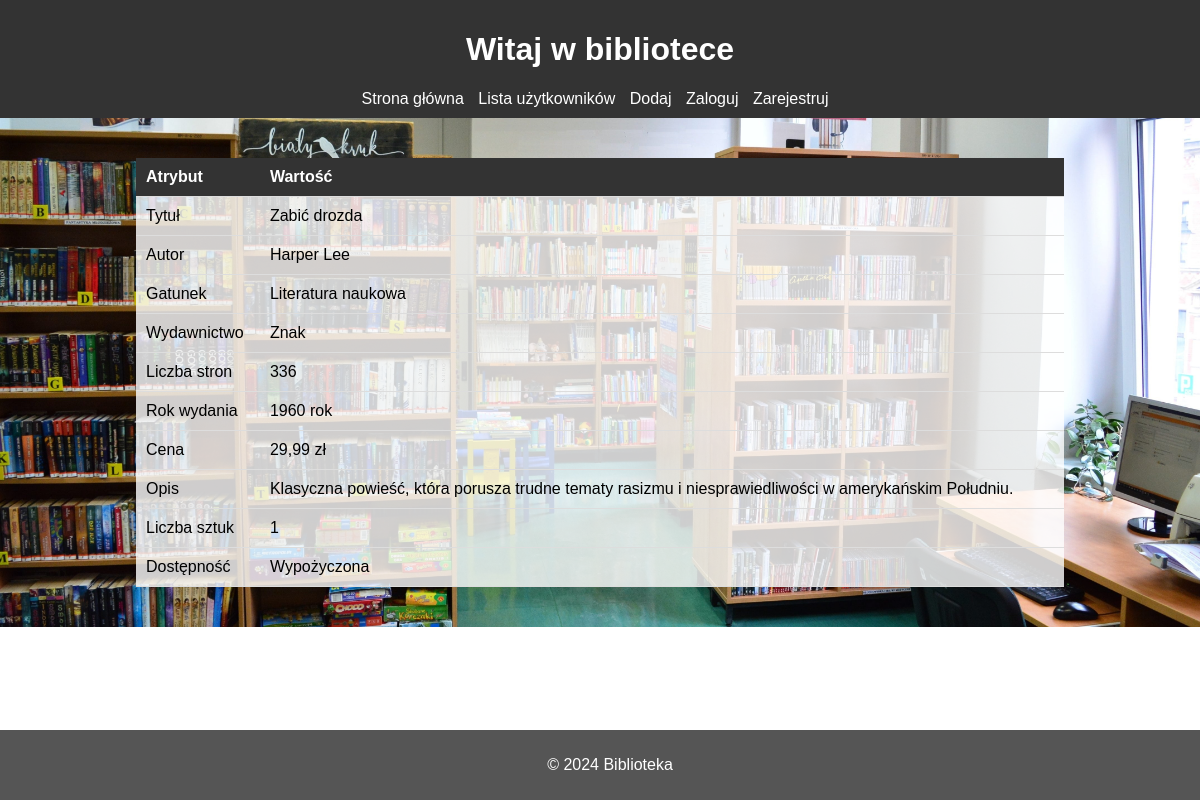
The page /book/2 on the database its author committed.
### bibliotekarz/models.py (models this page shows, shortened)
class Ksiazki(models.Model):
    Stany = [
        ('Dostępna','Dostępna'),
        ('Wypożyczona','Wypozyczona')
    ]
    Tytul = models.CharField(max_length=100, null=False)
    Autor = models.CharField(max_length=50, null=False)
    Gatunek = models.ForeignKey(Gatunki, on_delete=models.CASCADE)
    Liczba_stron = models.IntegerField()
    Wydawnictwo = models.CharField(max_length=50)
    Rok_wydania = models.IntegerField()
    Cena = models.DecimalField(decimal_places=2, max_digits=5)
    Liczba_egzamplarzy = models.IntegerField()
    Opis = models.CharField(max_length=1000)
    Stan = models.CharField(choices=Stany, max_length=20)

class Gatunki(models.Model):
    Nazwa = models.CharField(max_length=50)
    def __str__(self) -> str:
        return self.Nazwa

### bibliotekarz/views.py (the view)
# urls.py: path('book/<int:pk>', viewsb.DetailBookView.as_view(), name='book'),
class DetailBookView(DetailView):
    model = Ksiazki
    template_name = 'detailBook.html'
    context_object_name = 'book'

### bibliotekarz/templates/detailBook.html (shortened to what this page needs)
<!DOCTYPE html>
{% load static %}
<html lang="en">
<head>
</head>
<body>
    <header>
        <h1>Witaj w bibliotece</h1>
        <nav>
            <ul>
                <li><a href="{% url 'home' %}">Strona główna</a></li>
                <li><a href="{% url 'users' %}">Lista użytkowników</a></li>
                <li><a href="{% url 'addUser' %}">Dodaj</a></li>
                {% if user.is_authenticated %}
                <li><a href="{% url 'logout' %}">Wyloguj</a></li>
            {% else %}
                <li><a href="{% url 'login' %}">Zaloguj</a></li>
                <li><a href="{% url 'register' %}">Zarejestruj</a></li>
            {% endif %}
            </ul>
        </nav>
    </header>
    <main>
        <table>
            <tr>
                <th>Atrybut</th>
                <th>Wartość</th>
            </tr>
            <tr>
                <td>Tytuł</td>
                <td>{{ book.Tytul }}</td>
            </tr>
            <tr>
                <td>Autor</td>
                <td>{{ book.Autor }}</td>
            </tr>
            <tr>
                <td>Gatunek</td>
                <td>{{ book.Gatunek }}</td>
            </tr>
            <tr>
                <td>Wydawnictwo</td>
                <td>{{ book.Wydawnictwo }}</td>
            </tr>
            <tr>
                <td>Liczba stron</td>
                <td>{{ book.Liczba_stron }}</td>
            </tr>
            <tr>
                <td>Rok wydania</td>
                <td>{{ book.Rok_wydania }} rok</td>
            </tr>
            <tr>
                <td>Cena</td>
                <td>{{ book.Cena }} zł</td>
            </tr>
            <tr>
                <td>Opis</td>
                <td>{{ book.Opis }}</td>
            </tr>
            <tr>
                <td>Liczba sztuk</td>
                <td>{{ book.Liczba_egzamplarzy }}</td>
            </tr>
            <tr>
                <td>Dostępność</td>
                <td>{{ book.Stan }}</td>
            </tr>
        </table>
    </main>
    <footer>
        <p>&copy; 2024 Biblioteka</p>
    </footer>
</body>
</html>

### rows shown on the page
Ksiazki: Tytul "Zabić drozda", Autor "Harper Lee", Gatunek "Literatura naukowa", Wydawnictwo "Znak", Liczba_stron "336", Rok_wydania "1960", Cena "29,99", Opis "Klasyczna powieść, która porusza trudne tematy rasizmu i niesprawiedliwości w amerykańskim Południu.", Liczba_egzamplarzy "1", Stan "Wypożyczona"
